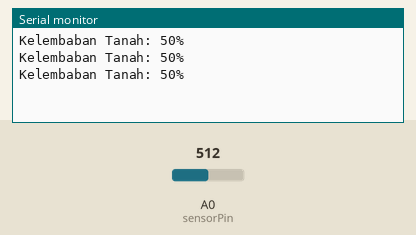
This sketch was run on a simulated Arduino Uno, built with avr-gcc and run on an emulated ATmega328P. Parts: the last lines printed to the serial monitor. The test bench sets the inputs (shaded band); at power-on: A0 (sensorPin) = 512.

Above: at 1.3 s.
1.4 s: A0 (sensorPin) set to 716
At 1.9 s:
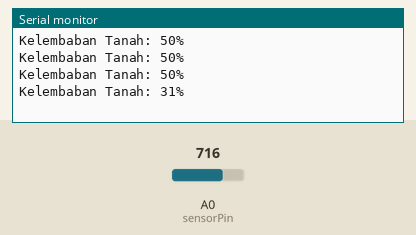
2.9 s: A0 (sensorPin) set to 900
At 3.4 s:
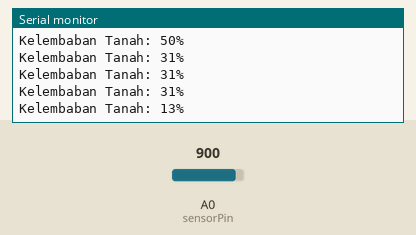
Timing chart, 0 to 5.9 s (numbered marks = the images above; inputs shaded):
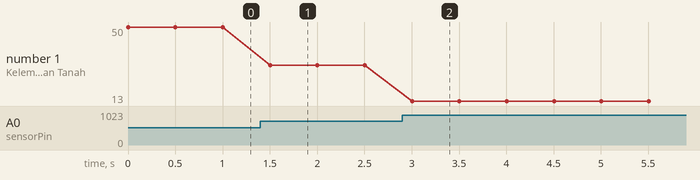

Measured:
- after the input at 1.4 s, the serial monitor: prints a new line after 0.10 s (image 1)
- after the input at 2.9 s, the serial monitor: prints a new line after 0.10 s (image 2)
- plotted number 1: 50 → 31 after the input at 1.4 s, 31 → 13 after the input at 2.9 s

The sketch:

tugas3.ino
```cpp
// Deklarasi pin
const int sensorPin = A0; // Pin analog sensor tanah terhubung

void setup() {
  Serial.begin(9600); // Inisialisasi komunikasi serial
}

void loop() {
  // Membaca nilai analog dari sensor
  int sensorValue = analogRead(sensorPin);

  // Mengonversi nilai analog ke kelembaban tanah dalam persen
  int moisturePercentage = map(sensorValue, 0, 1023, 100, 0);

  // Menampilkan kelembaban tanah pada Serial Monitor
  Serial.print("Kelembaban Tanah: ");
  Serial.print(moisturePercentage);
  Serial.println("%");

  delay(500); // Delay 1 detik
}
```
